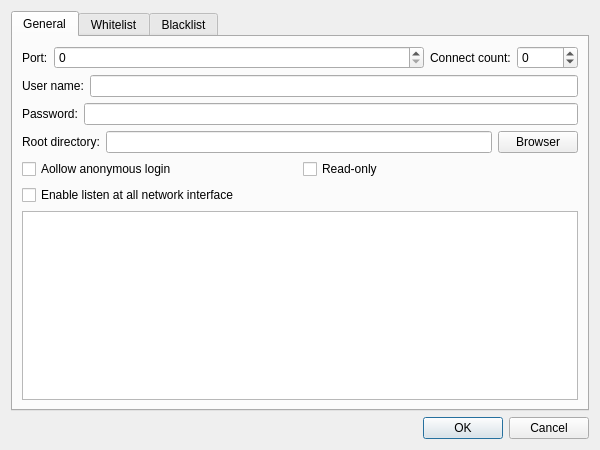
<?xml version="1.0" encoding="UTF-8"?>
<ui version="4.0">
 <class>CDlgSettings</class>
 <widget class="QDialog" name="CDlgSettings">
  <property name="geometry">
   <rect>
    <x>0</x>
    <y>0</y>
    <width>600</width>
    <height>450</height>
   </rect>
  </property>
  <property name="windowTitle">
   <string>Dialog</string>
  </property>
  <layout class="QGridLayout" name="gridLayout_2">
   <item row="0" column="0">
    <widget class="QTabWidget" name="tabWidget">
     <property name="contextMenuPolicy">
      <enum>Qt::ContextMenuPolicy::DefaultContextMenu</enum>
     </property>
     <property name="currentIndex">
      <number>0</number>
     </property>
     <widget class="QWidget" name="tab_3">
      <attribute name="title">
       <string>General</string>
      </attribute>
      <layout class="QGridLayout" name="gridLayout">
       <item row="0" column="0">
        <layout class="QHBoxLayout" name="horizontalLayout_5">
         <item>
          <widget class="QLabel" name="label_5">
           <property name="text">
            <string>Port:</string>
           </property>
          </widget>
         </item>
         <item>
          <widget class="QSpinBox" name="sbPort">
           <property name="sizePolicy">
            <sizepolicy hsizetype="Expanding" vsizetype="Fixed">
             <horstretch>0</horstretch>
             <verstretch>0</verstretch>
            </sizepolicy>
           </property>
           <property name="maximum">
            <number>65536</number>
           </property>
          </widget>
         </item>
         <item>
          <widget class="QLabel" name="label">
           <property name="text">
            <string>Connect count:</string>
           </property>
          </widget>
         </item>
         <item>
          <widget class="QSpinBox" name="sbConnectCount">
           <property name="minimum">
            <number>-1</number>
           </property>
           <property name="maximum">
            <number>65536</number>
           </property>
          </widget>
         </item>
        </layout>
       </item>
       <item row="1" column="0">
        <layout class="QHBoxLayout" name="horizontalLayout_7">
         <item>
          <widget class="QLabel" name="label_6">
           <property name="text">
            <string>User name:</string>
           </property>
          </widget>
         </item>
         <item>
          <widget class="QLineEdit" name="leUser"/>
         </item>
        </layout>
       </item>
       <item row="2" column="0">
        <layout class="QHBoxLayout" name="horizontalLayout_8">
         <item>
          <widget class="QLabel" name="label_7">
           <property name="text">
            <string>Password:</string>
           </property>
          </widget>
         </item>
         <item>
          <widget class="QLineEdit" name="lePassword"/>
         </item>
        </layout>
       </item>
       <item row="3" column="0">
        <layout class="QHBoxLayout" name="horizontalLayout_9">
         <item>
          <widget class="QLabel" name="label_8">
           <property name="text">
            <string>Root directory:</string>
           </property>
          </widget>
         </item>
         <item>
          <widget class="QLineEdit" name="leRoot"/>
         </item>
         <item>
          <widget class="QPushButton" name="pbRoot">
           <property name="text">
            <string>Browser</string>
           </property>
          </widget>
         </item>
        </layout>
       </item>
       <item row="4" column="0">
        <layout class="QHBoxLayout" name="horizontalLayout_10">
         <item>
          <widget class="QCheckBox" name="cbAnonmousLogin">
           <property name="text">
            <string>Aollow anonymous login</string>
           </property>
          </widget>
         </item>
         <item>
          <widget class="QCheckBox" name="cbReadOnly">
           <property name="text">
            <string>Read-only</string>
           </property>
          </widget>
         </item>
        </layout>
       </item>
       <item row="5" column="0">
        <widget class="QCheckBox" name="cbListenAll">
         <property name="text">
          <string>Enable listen at all network interface</string>
         </property>
        </widget>
       </item>
       <item row="6" column="0">
        <widget class="QListView" name="lvListen">
         <property name="editTriggers">
          <set>QAbstractItemView::EditTrigger::NoEditTriggers</set>
         </property>
        </widget>
       </item>
      </layout>
     </widget>
     <widget class="QWidget" name="tab_4">
      <attribute name="title">
       <string>Whitelist</string>
      </attribute>
      <layout class="QGridLayout" name="gridLayout_4">
       <item row="0" column="0">
        <widget class="QListView" name="lvWhtelist">
         <property name="contextMenuPolicy">
          <enum>Qt::ContextMenuPolicy::CustomContextMenu</enum>
         </property>
        </widget>
       </item>
       <item row="1" column="0">
        <layout class="QHBoxLayout" name="horizontalLayout">
         <item>
          <spacer name="horizontalSpacer">
           <property name="orientation">
            <enum>Qt::Orientation::Horizontal</enum>
           </property>
           <property name="sizeHint" stdset="0">
            <size>
             <width>40</width>
             <height>20</height>
            </size>
           </property>
          </spacer>
         </item>
         <item>
          <widget class="QPushButton" name="pbAddWhitelist">
           <property name="text">
            <string>Add</string>
           </property>
          </widget>
         </item>
         <item>
          <widget class="QPushButton" name="pbDeleteWhitelist">
           <property name="text">
            <string>Delete</string>
           </property>
          </widget>
         </item>
        </layout>
       </item>
      </layout>
     </widget>
     <widget class="QWidget" name="tab_5">
      <attribute name="title">
       <string>Blacklist</string>
      </attribute>
      <layout class="QGridLayout" name="gridLayout_5">
       <item row="0" column="0">
        <widget class="QListView" name="lvBlacklist">
         <property name="contextMenuPolicy">
          <enum>Qt::ContextMenuPolicy::CustomContextMenu</enum>
         </property>
        </widget>
       </item>
       <item row="1" column="0">
        <layout class="QGridLayout" name="gridLayout_3">
         <item row="0" column="2">
          <widget class="QPushButton" name="pbDeleteBlacklist">
           <property name="text">
            <string>Delete</string>
           </property>
          </widget>
         </item>
         <item row="0" column="1">
          <widget class="QPushButton" name="pbAddBlacklist">
           <property name="text">
            <string>Add</string>
           </property>
          </widget>
         </item>
         <item row="0" column="0">
          <spacer name="horizontalSpacer_2">
           <property name="orientation">
            <enum>Qt::Orientation::Horizontal</enum>
           </property>
           <property name="sizeHint" stdset="0">
            <size>
             <width>40</width>
             <height>20</height>
            </size>
           </property>
          </spacer>
         </item>
        </layout>
       </item>
      </layout>
     </widget>
    </widget>
   </item>
   <item row="1" column="0">
    <widget class="QDialogButtonBox" name="buttonBox">
     <property name="orientation">
      <enum>Qt::Orientation::Horizontal</enum>
     </property>
     <property name="standardButtons">
      <set>QDialogButtonBox::StandardButton::Cancel|QDialogButtonBox::StandardButton::Ok</set>
     </property>
    </widget>
   </item>
  </layout>
 </widget>
 <resources/>
 <connections>
  <connection>
   <sender>buttonBox</sender>
   <signal>accepted()</signal>
   <receiver>CDlgSettings</receiver>
   <slot>accept()</slot>
   <hints>
    <hint type="sourcelabel">
     <x>248</x>
     <y>254</y>
    </hint>
    <hint type="destinationlabel">
     <x>157</x>
     <y>274</y>
    </hint>
   </hints>
  </connection>
  <connection>
   <sender>buttonBox</sender>
   <signal>rejected()</signal>
   <receiver>CDlgSettings</receiver>
   <slot>reject()</slot>
   <hints>
    <hint type="sourcelabel">
     <x>316</x>
     <y>260</y>
    </hint>
    <hint type="destinationlabel">
     <x>286</x>
     <y>274</y>
    </hint>
   </hints>
  </connection>
 </connections>
</ui>
